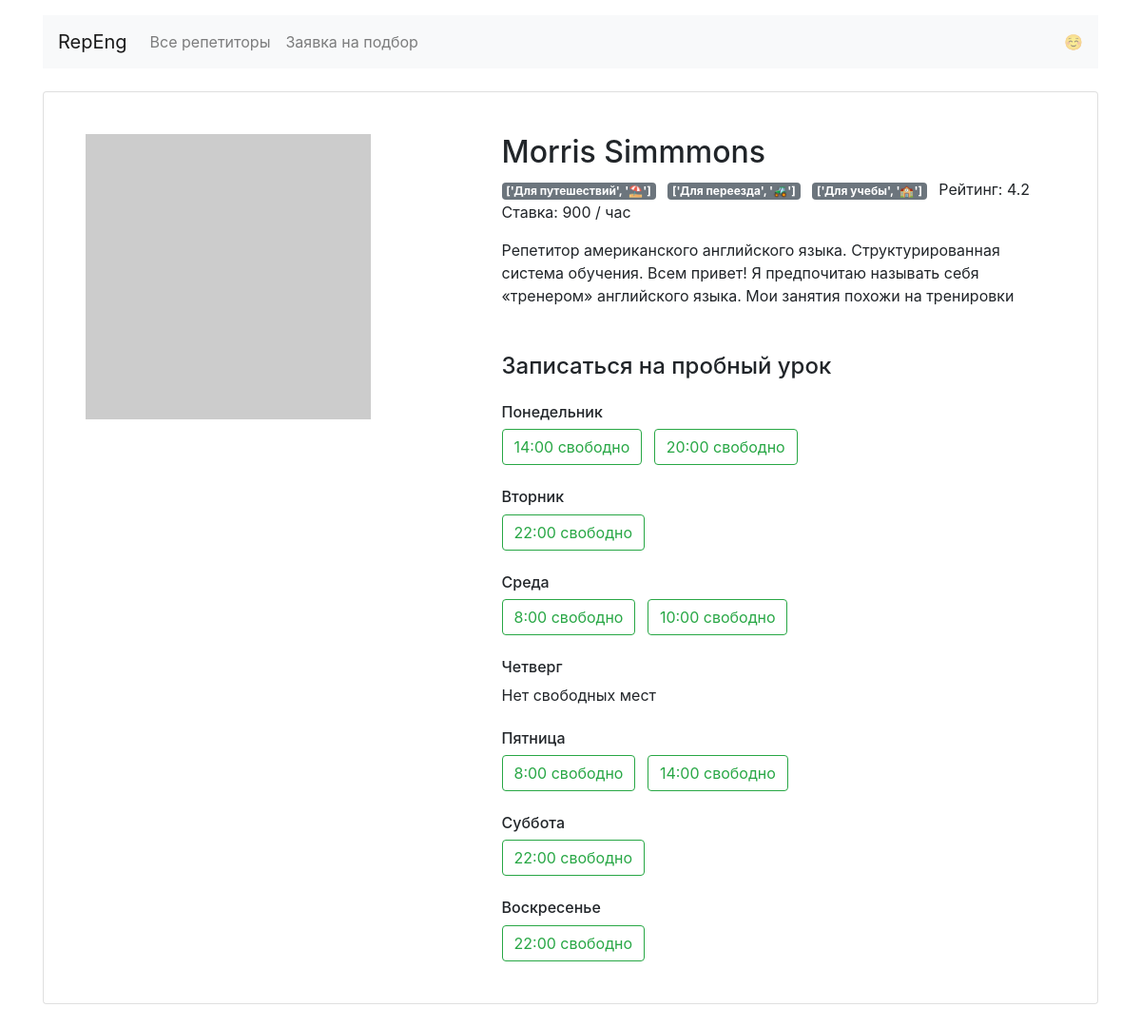
The app's page /profiles/1/ with its own data.
### app.py (models this page shows)
class Teacher(db.Model):
    __tablename__ = 'teachers'
    id = db.Column(db.Integer, primary_key=True)
    name = db.Column(db.String(255), nullable=False)
    about = db.Column(db.String(2048), nullable=False)
    picture = db.Column(db.String(64), nullable=False)
    rating = db.Column(db.Float)
    price = db.Column(db.Integer, nullable=False)
    goals = db.Column(db.String(255), nullable=False)
    free = db.Column(db.String(1024), nullable=False)
    booking = db.relationship('Booking', back_populates='teacher')

### app.py (the view)
@app.route('/profiles/<teacher_id>/', )
def profile(teacher_id):
    teacher = db.session.query(Teacher).filter(Teacher.id == teacher_id).first()
    if teacher:
        teacher.free = json.loads(teacher.free)
        teacher.goals = json.loads(teacher.goals)
        return render_template('profile.html', goals=goals, teacher=teacher, weekdays=weekdays)
    return abort(404, description='Запрошенный преподователь не найден')

### templates/profile.html
{% extends 'base.html' %}
{% block container %}
<main class="container mt-3">
    <div class="card my-4 mx-auto">
        <div class="card-body m-2 m-md-4">
            <article class="row">
                <div class="col-5"><img src="{{ teacher['picture'] }}" class="img-fluid" alt=""></div>
                <div class="col-7">
                    <section class="teacher=info">
                        <h1 class="h2">{{ teacher.name }}</h1>
                        <p>
                            {% for goal in teacher.goals %}
                            <span class="badge badge-secondary mr-2">
                  {{ goals[goal] }}
                </span>
                            {% endfor %}
                            Рейтинг: {{ teacher.rating }} Ставка: {{ teacher.price }} / час
                        </p>
                        <p>{{ teacher.about }}</p>
                    </section>
                    <section class="available">
                        <h4 class="mb-4 mt-5">Записаться на пробный урок</h4>
                        {% for day,times in teacher.free.items() %}
                        <h6 class="mt-4">{{ weekdays[day] }}</h6>
                        {% if True in times.values() %}
                        {% for time, status in times.items() %}
                        {% if status==True %}
                        <a href="/booking/{{teacher['id']}}/{{day}}/{{time|replace(':00','')}}"
                           class="btn btn-outline-success mr-2">{{ time }} свободно</a>
                        {% endif %}
                        {% endfor %}
                        {% else %}
                        <p> Нет свободных мест </p>
                        {% endif %}
                        {% endfor %}
                    </section>
                </div>
            </article>
        </div>
    </div>
</main>
{% endblock %}

### records on screen
Teacher: name "Morris Simmmons", rating "4.2", price "900", about "Репетитор американского английского языка. Структурированная система обучения. Всем привет! Я предпочитаю называть себя «тренером» английского языка. Мои занятия похожи на тренировки"

### other values on screen
{{ goals[goal] }} "['Для путешествий', '⛱']" "['Для переезда', '🚜']" "['Для учебы', '🏫']"
{{ weekdays[day] }} "Понедельник" "Вторник" "Среда" "Четверг" "Пятница" "Суббота" "Воскресенье"
{{ time }} "14:00" "20:00" "22:00" "8:00" "10:00" "8:00" "14:00" "22:00" "22:00"
